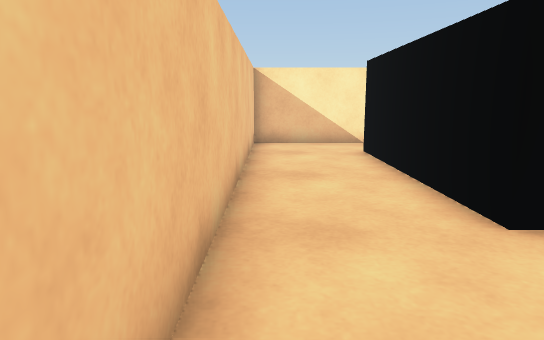
[1] (above)

18 first-person views from a walk through a Unity game level. The camera is 0.68 m above the floor, tilts 10° down and sees 70° across. The floor is counted in squares, 0.5 m on a side. Each view is taken from the middle of a square. On the plan, view 1 faces up. The plan holds only what a view shows up to about 16 squares ahead; the rest is blank.

[2]
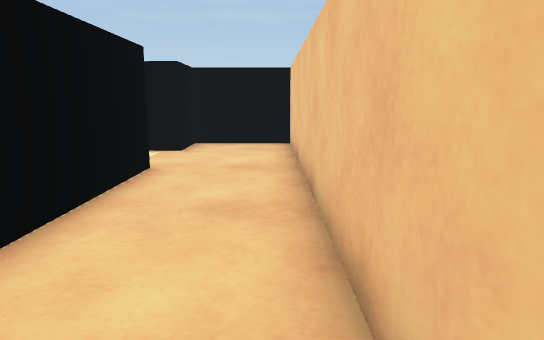

[3]
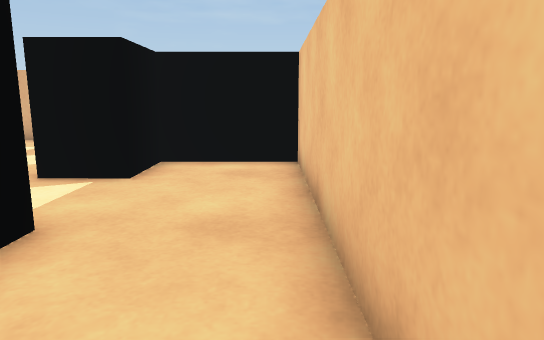

[4]
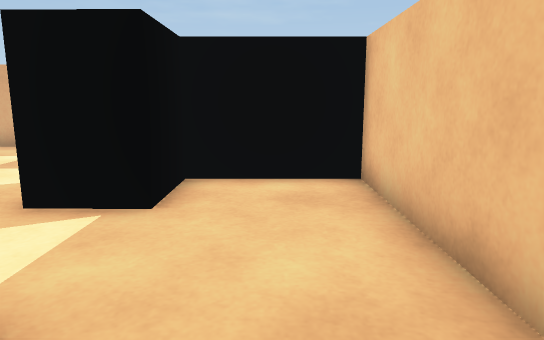

[5]
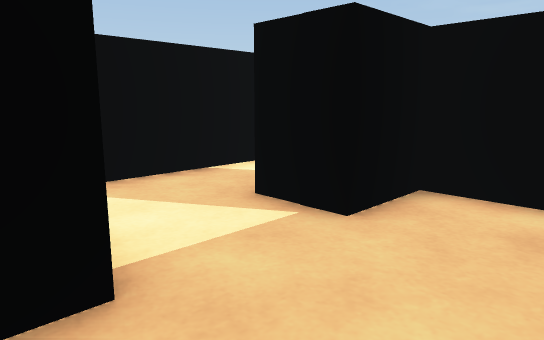

[6]
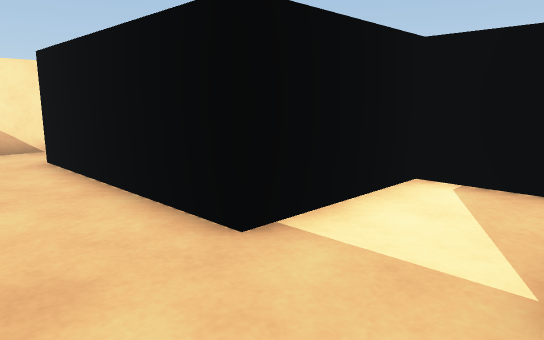

[7]
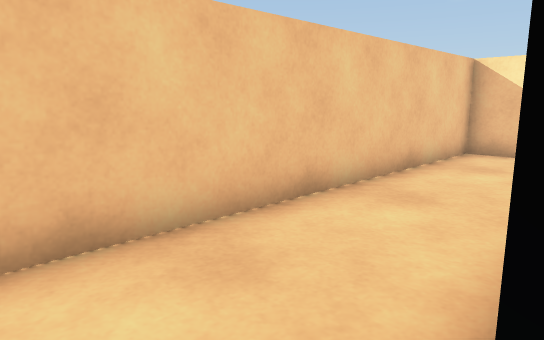

[8]
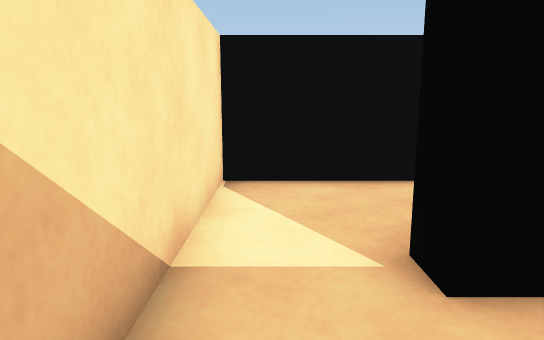

[9]
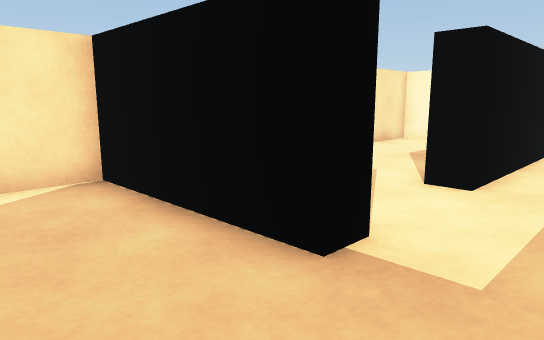

[10]
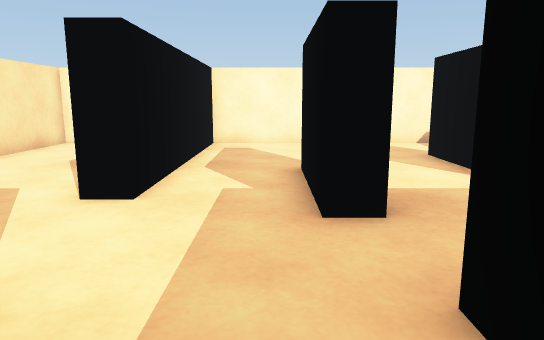

[11]
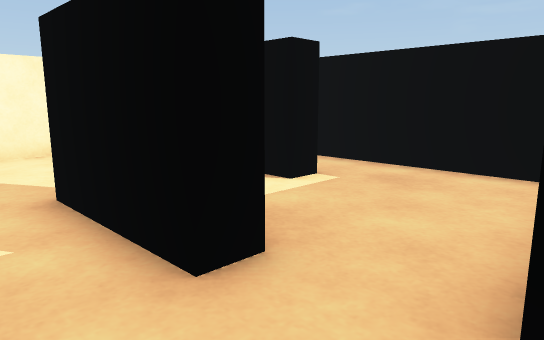

[12]
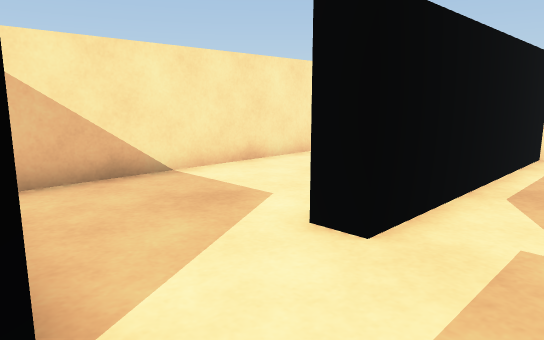

[13]
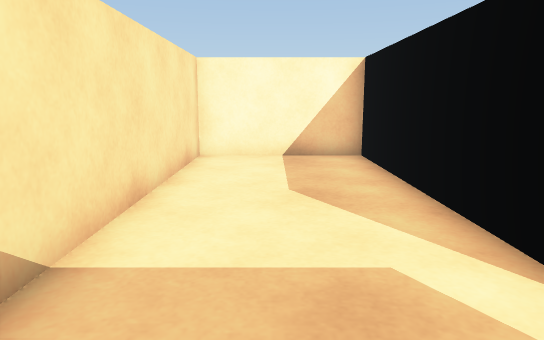

[14]
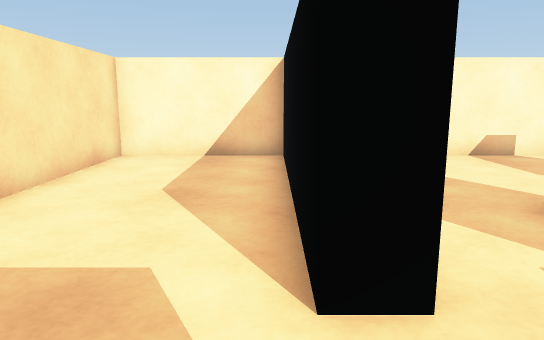

[15]
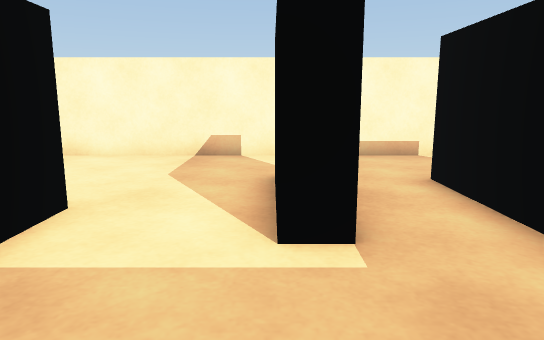

[16]
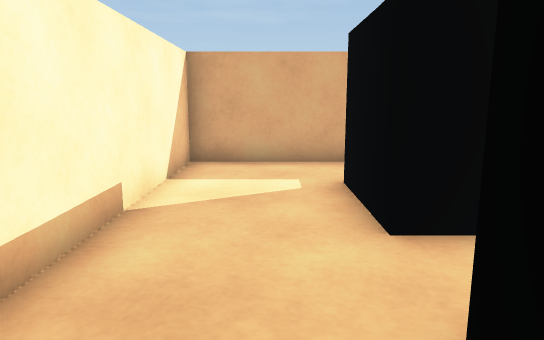

[17]
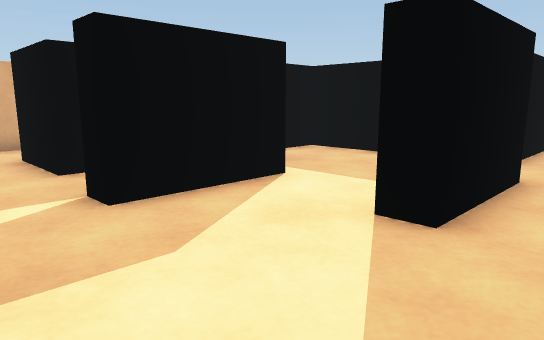

[18]
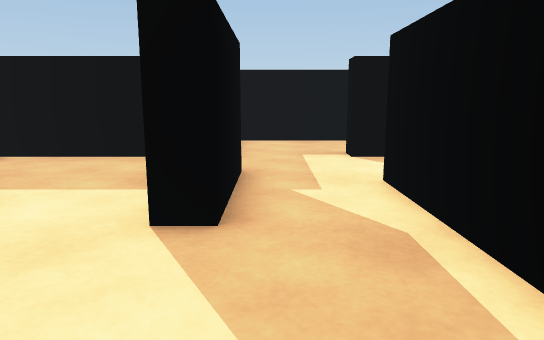

### Floor plan
Ten units are one square. View 1 is at (0, 0); x grows to the right and y downward. Boxes are objects, and circles mark ways between rooms. Rooms are numbered by the first view taken in them; rooms with no view inside come last. Other rooms are left out.
<svg viewBox="-11 -133 195 196">
<path fill="none" stroke="#000" d="M25 -40 25 -109M24 -128 -6 -128 -6 8 25 8 25 -12M66 11 66 -40 46 -40M25 -12 42 -12M66 -95 66 -128 24 -128M33 -88 33 -49M41 -48 65 -48M116 -11 116 -19 150 -19M94 -54 129 -54M74 -29 74 8 116 8M74 -79 66 -79M179 -24 179 -79 103 -79M130 -87 179 -87 179 -128 82 -128M103 -79 103 -88M74 -89 74 -79M150 -19 150 -11M142 58 179 58 179 -24M116 8 148 8 148 35"/>
<circle cx="35" cy="-25" r="3" fill="#2a7"/>
<circle cx="30" cy="-115" r="3" fill="#2a7"/>
<circle cx="70" cy="-65" r="3" fill="#2a7"/>
<circle cx="90" cy="-85" r="3" fill="#2a7"/>
<circle cx="120" cy="0" r="3" fill="#2a7"/>
<circle cx="165" cy="-15" r="3" fill="#2a7"/>
<text x="10" y="-60">1</text>
<text x="50" y="10">2</text>
<text x="50" y="-90">3</text>
<text x="120" y="-40">4</text>
<text x="120" y="-110">5</text>
<text x="160" y="20">6</text>
</svg>
Room 1 opens to room 2. Room 1 opens to room 3. Room 3 opens to room 4. Room 4 opens to room 5. Room 4 opens to room 6.

Where each view was taken, in squares from view 1:
view 1: 0 up, 0 right, facing up
view 2: 12 up, 0 right, facing down
view 3: 8 up, 0 right, facing down
view 4: 6 up, 1 right, facing down
view 5: 5 up, 0 right, facing down-right
view 6: 1 up, 0 right, facing up-right
view 7: 2 up, 3 right, facing up-left
view 8: 12 up, 0 right, facing right
view 9: 6 up, 4 right, facing up-right
view 10: 6 up, 5 right, facing right
view 11: 7 up, 7 right, facing down-right
view 12: 6 up, 7 right, facing up-right
view 13: 11 up, 8 right, facing right
view 14: 9 up, 8 right, facing right
view 15: 2 up, 8 right, facing right
view 16: 3 up, 16 right, facing down
view 17: 7 up, 17 right, facing down-left
view 18: 6 up, 17 right, facing left
